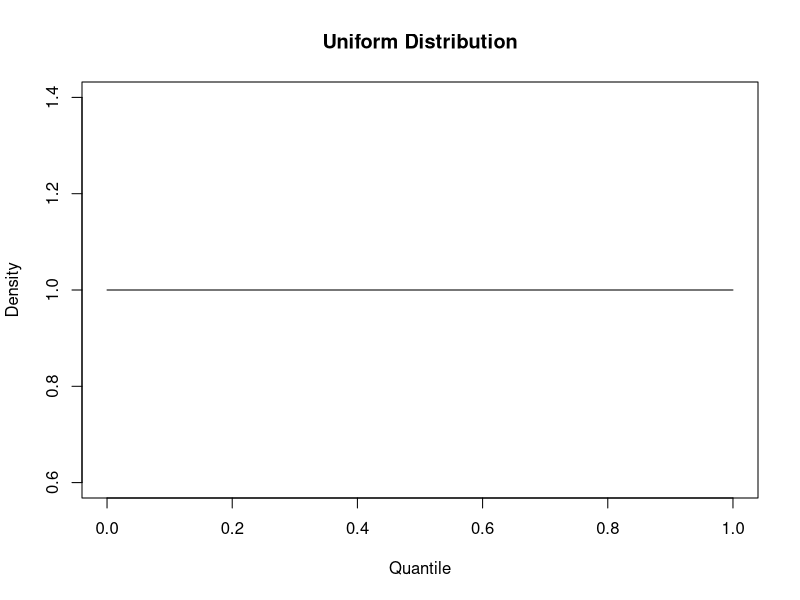
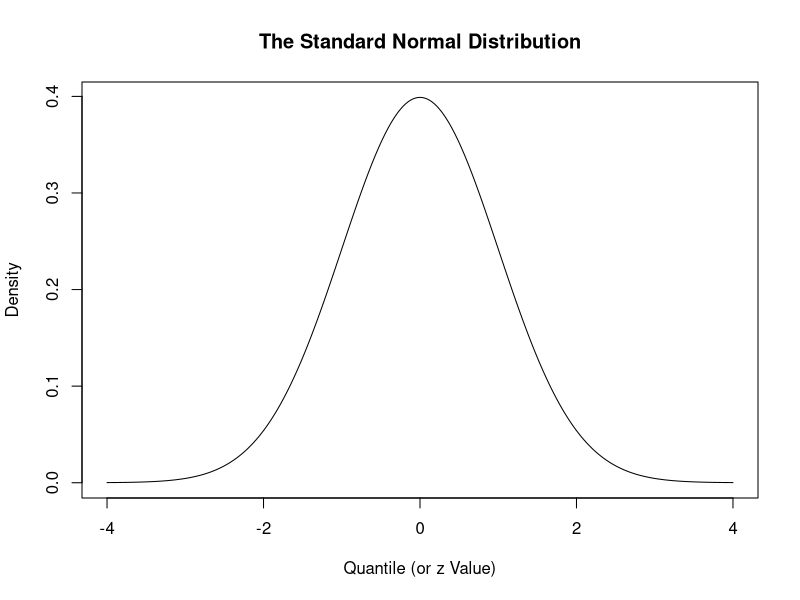
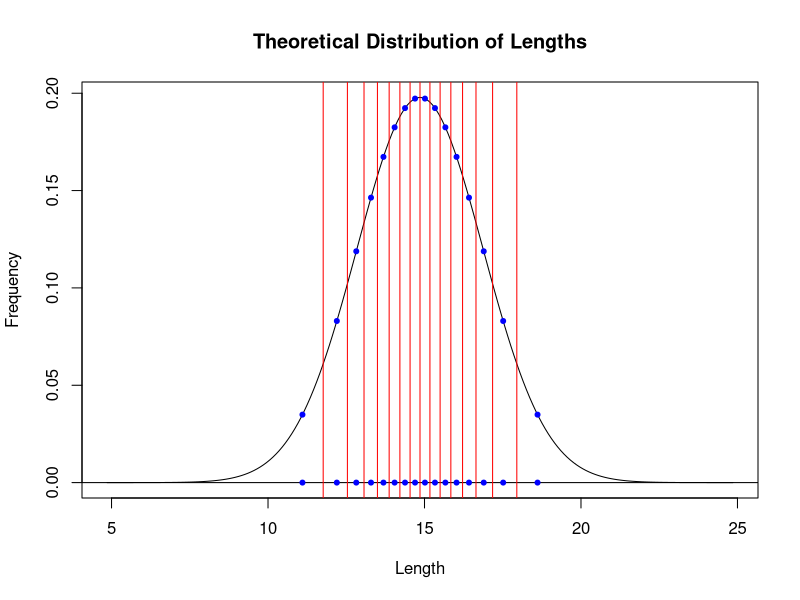
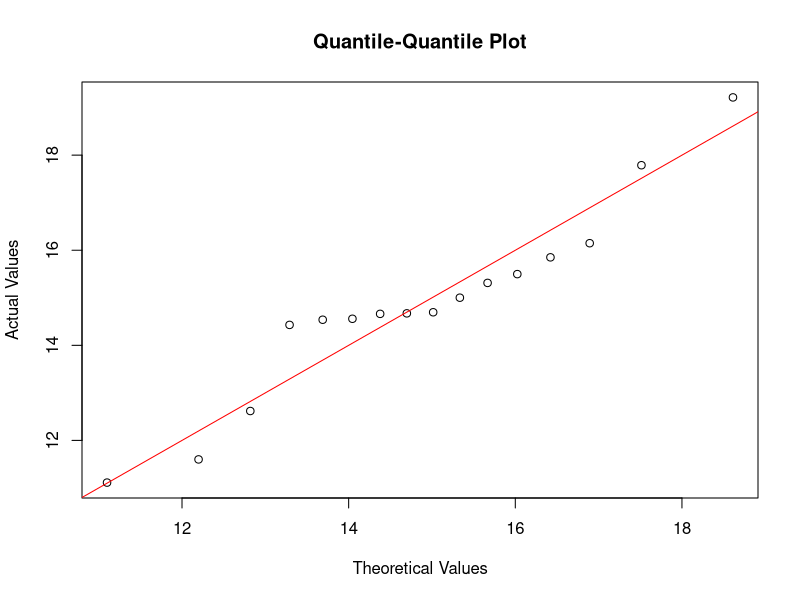
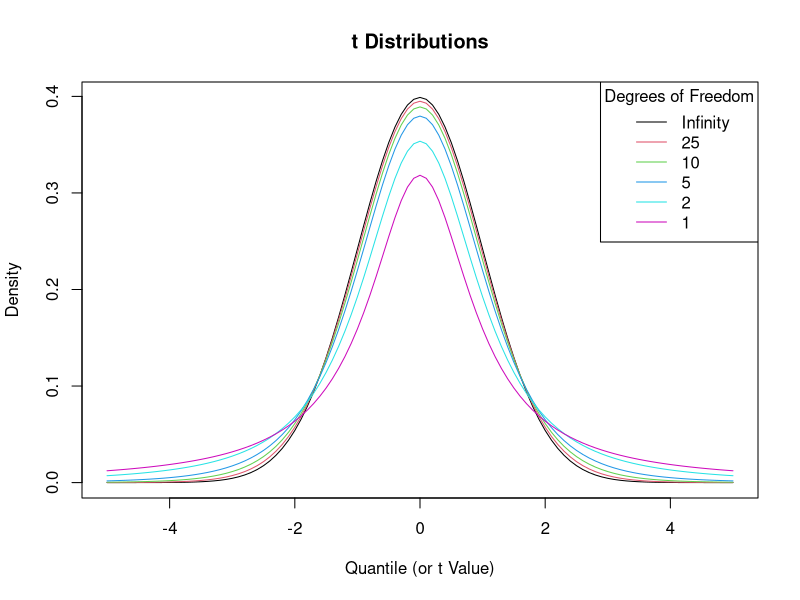
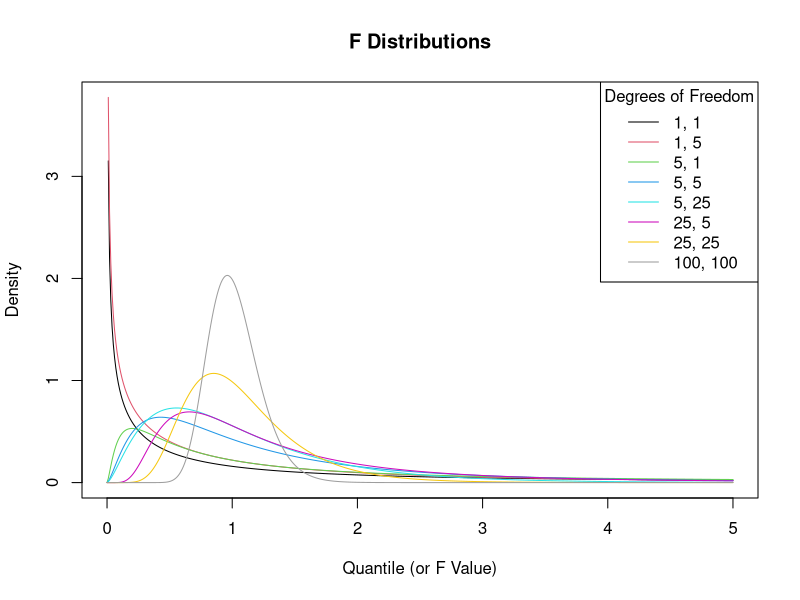
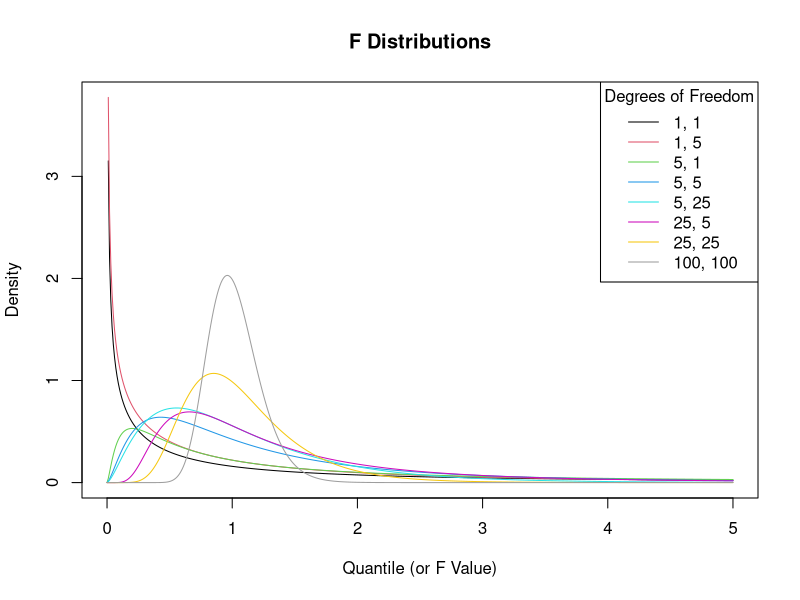
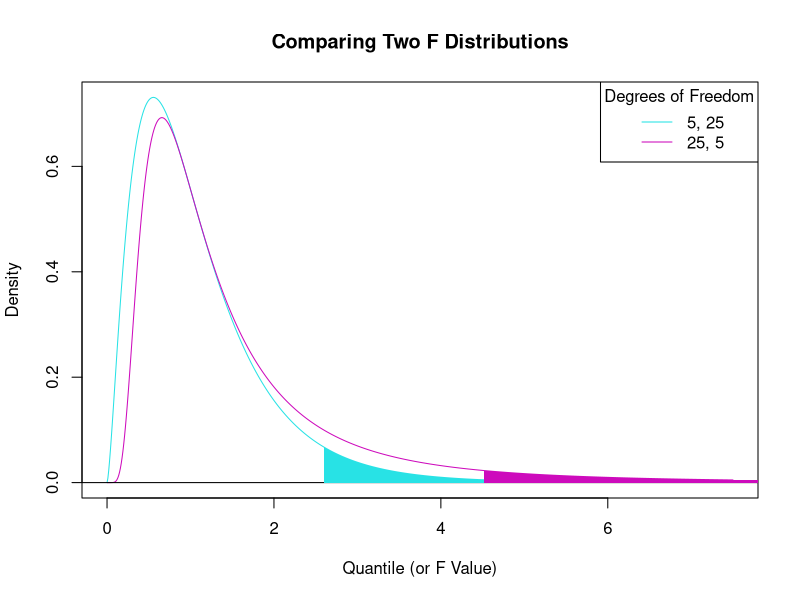

These figures' R source, in order:

# Distributions
# 3-2-2020

# All of these distributions have a total area under
# the curve of one. This is useful because
# probabilities are between 0 and 1. If our data
# follow one of these distributions, we can
# calculate the probability of an observation being
# within a certain range of values based on the
# area under the curve between two x-coordinates.

# The uniform distribution

# Observations from every quantile are equally likely
# under a uniform distribution.

x <- seq(0, 1, 0.01)
Uniform <- dunif(x)
plot(x, Uniform, type = "l", main = "Uniform Distribution",
     xlab = "Quantile", ylab = "Density")

# This distribution isn't too exciting. We'll go over
# density, probability, and quantile functions with the
# normal distribution. Keep in mind that these three
# concepts are applicable to the uniform distribution
# and every other distribution too.

# The normal, or Gaussian, distribution

x <- seq(-4, 4, 0.01)
y <- dnorm(x)
plot(x, y, xlab = "Quantile (or z Value)",
     ylab = "Density",
     main = "The Standard Normal Distribution",
     type = "l")

# The standard normal distribution, or the Z distribution,
# has a mean of 0 and a standard deviation of 1. There are
# many other normal distributions, though, each having
# different means and standard deviations. In other words,
# normal distributions don't have to be centered at zero
# and have a standard deviation of 1. The standard
# normal distribution is a special case of the normal
# distribution for which this is true.

# Normal distributions all have the same area under the
# curve - the area under the curve equals one for all of
# them. This makes it easy to determine probabilities,
# because like these areas under the curve, probabilities
# always sum to one.

# Probability, density, and quantile functions

# All three of these assume the standard normal
# distribution unless you specify otherwise.

# The density function

# You specify the quantile (i.e., the x-value), and
# it returns the density (i.e., the y-value).

dnorm(0)
dnorm(-1.96)
dnorm(50, mean = 48, sd = 2)

# The probability function

# You specify the quantile (i.e., the x-value), and
# it returns the probability (i.e., the area under
# the curve).

pnorm(0)
pnorm(-1.96)
pnorm(0, mean = 1, sd = 5)

# What do these probabilities represent?

# They represent the area under the curve to the left
# of the quantile you specify (in other words, they
# represent the 'lower tail'. If you want to return
# the upper tail, you can do so using another argument.

pnorm(1.96, lower.tail = F)

# This will return the area under the curve to the
# right of the specified quantile.

# The quantile function

# You specify the probability (i.e., the area under the
# curve), and it will return the quantile (i.e., the
# x-value).

qnorm(0.5)
qnorm(0.025)
qnorm(0.025, lower.tail = F)
qnorm(0.01)
qnorm(0.99)

# There is also a random-number-generating function
# that will generate numbers randomly from the normal
# distribution.

rnorm(10)
rnorm(10, 25, 2)

# Converting normally-distributed samples into z scores

# To convert normally-distributed samples into z scores,
# or quantiles from the standard normal distribution,
# we first subtract the mean and then divide by the
# standard deviation.

(Lengths <- rnorm(16, 15, 2.2))
((Lengths - mean(Lengths)) / sd(Lengths))

# This process re-scales your measurements so that the
# mean is zero and the standard deviation is one.

# What is a quantile-quantile plot?

# Let's say you have several measurements that you
# suspect are normally-distributed. We can use the
# 'Lengths' vector we just created.

Lengths

# These measurements have a mean and a standard
# deviation.

(Lengths_Mean <- mean(Lengths))
(Lengths_Standard_Deviation <- sd(Lengths))

# Based on this information, you could construct a
# normal curve that has this mean and this standard
# deviation.

x <- seq(Lengths_Mean - 10, Lengths_Mean + 10, by = 0.1)
y <- dnorm(x, mean = Lengths_Mean, sd = Lengths_Standard_Deviation)
plot(x, y, type = "l", main = "Theoretical Distribution of Lengths",
     xlab = "Length", ylab = "Frequency")
abline(h = 0)

# We have 16 length measurements from this sample.
# Therefore, let's split this curve up into 16
# parts, each part having an equal area under the
# curve.

Area <- 1 / length(Lengths)
for (i in seq_len(length(Lengths) - 1)) {
  abline(v = qnorm(Area * i, mean = Lengths_Mean,
                   sd = Lengths_Standard_Deviation),
         col = "red")
}

# Each of these sections contains it's own median.
# These medians are:

Medians <- NULL
for(i in seq_len(length(Lengths))) {
  Medians[i] <- qnorm(((Area / 2) * ((i * 2) - 1)),
                      mean = Lengths_Mean,
                      sd = Lengths_Standard_Deviation)
}
Medians

# Or, if we look at these on the plot:

points(Medians, dnorm(Medians, mean = Lengths_Mean,
                      sd = Lengths_Standard_Deviation),
       pch = 20, col = "blue")
points(Medians, rep(0, length(Lengths)), pch = 20,
       col = "blue")

# If our measurements truly followed a normal
# distribution that had a mean of

Lengths_Mean

# and a standard deviation of

Lengths_Standard_Deviation

# then our measurements would be exactly these
# medians.

# So, let's plot these medians against our
# measured lengths (after we order them from
# least to greatest).

plot(Medians, sort(Lengths),
     main = "Quantile-Quantile Plot",
     xlab = "Theoretical Values",
     ylab = "Actual Values")
abline(coef = c(0, 1), col = "red")

# This is a quantile-quantile plot. The trendline
# for this plot should be very close to a line
# having a slope of 1 and a y-intercept of 0; if
# it is, then we would say that our measurements
# follow a normal distribution.

# The t distribution

# The t distribution is like the normal distribution,
# but it is based on finite sample sizes (and thus
# degrees of freedom), and thus it is more variable
# than the normal distribution, particularly when
# sample sizes are small.

# A t distribution with infinity degrees of freedom
# is a normal distribution.

x <- seq(-5, 5, 0.1)
Normal <- dnorm(x)
t_Inf <- dt(x, Inf)
all(Normal == t_Inf)
t_25 <- dt(x, 25)
t_10 <- dt(x, 10)
t_5 <- dt(x, 5)
t_2 <- dt(x, 2)
t_1 <- dt(x, 1)
matplot(x, cbind(t_Inf, t_25, t_10, t_5, t_2, t_1),
        type = "l", lty = 1, col = 1:6,
        xlab = "Quantile (or t Value)",
        ylab = "Density", main = "t Distributions")
legend("topright", title = "Degrees of Freedom",
       legend = c("Infinity", "25", "10", "5", "2", "1"),
       col = 1:6, lty = 1)

# The same functions for density, probability, quantile,
# and randomly-generated numbers are available for t
# distributions. In addition to the arguments you had
# to specify for these functions for normal distributions,
# you also have to specify the degrees of freedom.

dt(0, 2)
pt(2, 10)
qt(0.05, 19)

# Celebration of Knowledge # 1:

# Calculate the quantile of an observation that delineates
# the upper 2.5 % of a t distribution with 24 degrees of
# freedom.

qt(0.025, 24, lower.tail = F)
qt(0.975, 24)

# Central Limit Theorem

# No matter what distribution your observations follow,
# if you repeatedly sample a population and calculate
# the means for each of these samples, these means
# will follow a normal distribution.

# This is arguably the most important theorem in all
# of statistics.

# Standard errors are similar to, but different than,
# standard deviations

# The standard error equals the standard deviation
# divided by the square root of the number of
# observations.

# Let's write a function to calculate standard errors
# for us. (R doesn't have a built-in function that
# does this.)

SE_fxn <- function (x) {
  sd(x) / sqrt(length(x))
}

# Here's an example:

# We can use the 'Lengths' vector we created before
# again.

Lengths

# This sample has a standard deviation and a mean.
# (We've already calculated these.)

sd(Lengths)
mean(Lengths)

# The sample's standard error is:

SE_fxn(Lengths)

# Conceptually, the standard error is an estimate
# of how far the sample mean is likely to be from
# the population mean. The more observations you
# take, the more likely the mean you calculate
# will be close to the true population mean.

# Celebration of Knowledge # 2

# When you put error bars on a plot, should you
# use the standard error or the standard
# deviation? Why?

# Answer: you should use twice the standard error.
# This is because if you're trying to show
# differences between groups, it's the means that
# you're trying to prove are different. You don't
# care about individual observations. Furthermore,
# since you probably want to show 95 % confidence
# limits for the mean, you'd multiple the standard
# error by 2. Why? It's because 2 is very close to
# the z score that delineates p = 0.025 in each tail.

qnorm(0.025, lower.tail = F)

# The F distribution

# The F distribution is a ratio of variances.

# Variances are always positive because they are
# calculated as the sums of squared residuals divided
# by the number of observations. Therefore, the
# F distribution cannot be negative since it is the
# ratio of two positive numbers.

x <- seq(0, 5, 0.01)
F_1_1 <- df(x, 1, 1)
F_1_5 <- df(x, 1, 5)
F_5_1 <- df(x, 5, 1)
F_5_5 <- df(x, 5, 5)
F_5_25 <- df(x, 5, 25)
F_25_5 <- df(x, 25, 5)
F_25_25 <- df(x, 25, 25)
F_100_100 <- df(x, 100, 100)
matplot(x, cbind(F_1_1, F_1_5, F_5_1, F_5_5, F_5_25,
                 F_25_5, F_25_25, F_100_100),
        type = "l", lty = 1, col = 1:8,
        xlab = "Quantile (or F Value)", ylab = "Density",
        main = "F Distributions")
legend("topright", title = "Degrees of Freedom",
       legend = c("1, 1", "1, 5", "5, 1", "5, 5",
                  "5, 25", "25, 5", "25, 25", "100, 100"),
       col = 1:8, lty = 1)

# There are two degrees of freedom associated with
# each F distribution. The first is for the numerator
# and the second is for the denominator.

# When we perform an analysis of variance, we look at
# the ratio of between-group variance to within-
# group variance. Thus, the first degrees of freedom
# corresponds with the between-group variance, and
# the second corresponds with the within-group
# variance.

# Using an F distribution with 20 and 21 degrees of
# freedom, calculate the quantile where p = 0.025
# for both the upper and the lower tail. Why are
# these numbers different? They were the same (albeit
# with a different sign) for the normal distribution.

qf(0.025, 20, 21)
qf(0.025, 20, 21, lower.tail = F)

# Celebration of Knowledge # 3

# When performing an analysis of variance, you want
# to know if the variance between groups is
# significantly greater than the variance within
# groups.

# The F distribution is not symmetrical like the
# other distributions we've seen so far.

# Why is it important to make sure that you're looking
# at the upper, and not the lower, tail of the
# distribution when you calculate your critical F
# value?

# Answer: because the between-group variance is the
# numerator of the F statistic, and the within-group
# variance is the denominator of the F statistic.
# Because of this, if the between-group variance is
# significantly greater than the within-group variance,
# you'll be dealing with a ratio that's greater than
# one (remember, the between-group variance is the
# numerator), and thus you will be dealing with the
# upper, not the lower, tail.

# Let's look at this graph again:

matplot(x, cbind(F_1_1, F_1_5, F_5_1, F_5_5, F_5_25,
                 F_25_5, F_25_25, F_100_100),
        type = "l", lty = 1, col = 1:8,
        xlab = "Quantile (or F Value)", ylab = "Density",
        main = "F Distributions")
legend("topright", title = "Degrees of Freedom",
       legend = c("1, 1", "1, 5", "5, 1", "5, 5", "5, 25",
                  "25, 5", "25, 25", "100, 100"), col = 1:8,
       lty = 1)

# Let's zoom in on the turquoise and fuschia curves.

x <- seq(0, 7.5, 0.01)
F_5_25 <- df(x, 5, 25)
F_25_5 <- df(x, 25, 5)
matplot(x, cbind(F_5_25, F_25_5), type = "l", lty = 1,
        col = 5:6, xlab = "Quantile (or F Value)",
        ylab = "Density", main = "Comparing Two F Distributions")
legend("topright", title = "Degrees of Freedom",
       legend = c("5, 25", "25, 5"), col = 5:6, lty = 1)
abline(h = 0)

# The turquoise curve represents an F test where there
# were 6 groups and 26 observations in each group
# (hence the 5 and 25 degrees of freedon). Thus, we
# have lots of observations within each group, and our
# standard errors will be smaller. Therefore, group
# means don't have to be far apart to be significantly
# different.

# On the other hand, the fuschia curve represents
# an F test where there were 26 groups and 6
# observations within each group. Thus, we have fewer
# observations in each group, and our standard errors
# will be larger, meaning that group means will have
# to be relatively far apart to be significantly
# different.

# What does this mean in relation to the curves on the
# plot?

# Look at the upper tails. Notice that the fuschia
# curve is above the turquoise curve in the upper tail.
# The turquoise curve approaches zero much more quickly
# than the fuschia curve. Imagine finding the quantile,
# or F value, that delineates p = 0.025 in both of the
# upper tails. This F value would be greater for the
# fuschia curve.

polygon(x = c(qf(0.05, 5, 25, lower.tail = F),
              x[findInterval(qf(0.05, 5, 25, lower.tail = F),
                             x):length(x)], length(x)),
        y = c(0, F_5_25[findInterval(qf(0.05, 5, 25, lower.tail = F),
                                     x):length(F_5_25)], 0), col = 5,
        border = NA)
polygon(x = c(qf(0.05, 25, 5, lower.tail = F),
              x[findInterval(qf(0.05, 25, 5, lower.tail = F),
                             x):length(x)], length(x)),
        y = c(0, F_25_5[findInterval(qf(0.05, 25, 5, lower.tail = F),
                                     x):length(F_25_5)], 0), col = 6,
        border = NA)

# Therefore, when you have more observations in each
# group, it's easier to find significant differences
# between groups: the ratio of between-group variance
# to within-group variance must be

qf(0.05, 25, 5, lower.tail = F)

# 4.52 to confidently state that that there are
# differences between groups when you only have 6
# observations within each group and 26 groups, but the
# ratio of between-group variance to within-group
# variance only needs to be

qf(0.05, 5, 25, lower.tail = F)

# 2.60 to confidently state that that there are
# differences between groups when you have 26
# observations within each group and 6 groups.

# The chi-squared distribution

# Let's start with an example. We want to know
# if a 6-sided die is fair, so we roll it 96
# times. If it were fair, each side would, in
# theory, be rolled up 16 times. In practice,
# though, this doesn't always happen. Let's
# pretend that we rolled this die 96 times
# and got the following results:

Number <- 1:6
Expected <- rep(16, 6)
Observed_1 <- c(13, 10, 22, 18, 19, 14)
(Die_Data_1 <- data.frame(Number = Number,
                          Expected = Expected,
                          Observed = Observed_1))

# Based on the data we got, how sure are we that
# this die is fair? It seemed to preferentially
# result in a 3, a 4, and a 5.

# To answer this question, we will use a chi-
# square test.

# Let's first calculate the square of the
# differences between the observed and the
# expected values, relativized by the
# expected values.

Die_Data_1$Chi_Square <- with(Die_Data_1,
                              ((Observed - Expected) / Expected) ^ 2)

# Our chi-square test statistic is simply the
# sum of these values.

(Chi_Square_Test_Statistic_1 <- sum(Die_Data_1$Chi_Square))

# Let's look at the chi-square distribution for
# this test, which has 5 degrees of freedom.

x <- seq(0, 20, by = 0.1)
y <- dchisq(x, 5)
plot(x, y, type = "l",
     main = "Chi-Square Distribution\nfor 5 Degrees of Freedom",
     xlab = expression(paste("Quantile, or ", chi ^ 2)),
     ylab = "Density")
abline(h = 0)

# Let's plot the chi-square test statistic we got
# on this plot.

abline(v = Chi_Square_Test_Statistic_1, col = 2)

# Clearly, this line is nowhere near the upper
# tail of this distribution, so it is very
# unlikely that this die is not fair.

# Just to be totally clear, let's plot the
# region on this distribution that corresponds
# to a probability of 0.05 in the upper tail.

polygon(x = c(qchisq(0.05, 5, lower.tail = F),
              x[findInterval(qchisq(0.05, 5, lower.tail = F),
                             x):length(x)], length(x)),
        y = c(0, y[findInterval(qchisq(0.05, 5, lower.tail = F),
                                x):length(y)], 0), col = 3,
        border = NA)

# It's pretty obvious that our calculated chi-
# square test statistic does not fall in this
# shaded region, so we can confidently say that
# this die is fair. Our chi-square test statistic
# is very small, which means that our observed
# values were not very different from our
# expected values. In fact, there is a 0.4 %
# chance that this die isn't fair:

pchisq(Chi_Square_Test_Statistic_1, 5)

# To figure this out, I just calculated the area
# under this chi-square distribution to the left
# of our calculated chi-square test statistic.

# What if we ran this test and got very different
# results?

Number <- 1:6
Expected <- rep(16, 6)
Observed_2 <- c(3, 3, 4, 5, 2, 79)
(Die_Data_2 <- data.frame(Number = Number,
                          Expected = Expected,
                          Observed = Observed_2))

# Clearly, this die favors the number 6.

Die_Data_2$Chi_Square <- with(Die_Data_2,
                              ((Observed - Expected) / Expected) ^ 2)
(Chi_Square_Test_Statistic_2 <- sum(Die_Data_2$Chi_Square))

# Let's check out what this looks like graphically.

x <- seq(0, 20, by = 0.1)
y <- dchisq(x, 5)
plot(x, y, type = "l",
     main = "Chi-Square Distribution\nfor 5 Degrees of Freedom",
     xlab = "Quantile", ylab = "Density")
abline(h = 0)
abline(v = Chi_Square_Test_Statistic_2, col = 2)
polygon(x = c(qchisq(0.05, 5, lower.tail = F),
              x[findInterval(qchisq(0.05, 5, lower.tail = F),
                             x):length(x)], length(x)),
        y = c(0, y[findInterval(qchisq(0.05, 5, lower.tail = F),
                                x):length(y)], 0), col = 3,
        border = NA)

# We can confidently say that this die is not
# fair. The chi-square test statistic is large,
# meaning that observed and expected values are
# very different. In fact, there is a 99.8 % 
# percent chance that this die isn't fair:

pchisq(Chi_Square_Test_Statistic_2, 5)

# To figure this out, I just calculated the area
# under this chi-square distribution to the left
# of our calculated chi-square test statistic.

# If you haven't noticed yet, the same types of
# functions are available for this distribution.

dchisq(2, 9)
pchisq(10, 5, lower.tail = F)
qchisq(0.05, 11)
rchisq(20, 14)

# Contingency tables

# If we studied graduate student use of Dimond
# Library, we might have collected data that look
# like these data.

Never <- c(42, 76)
Once_a_Semester <- c(11, 31)
Once_a_Week <- c(22, 9)
Every_Day <- c(24, 3)
Contingency_Table <- data.frame(Never = Never,
                                Once_a_Semester = Once_a_Semester,
                                Once_a_Week = Once_a_Week,
                                Every_Day = Every_Day)
rownames(Contingency_Table) <- c("Masters", "Doctoral")
View(Contingency_Table)

# We can calculate row and column sums to look
# at library usage within groups and across
# groups.

Contingency_Table$Total <- rowSums(Contingency_Table)
Contingency_Table <- rbind(Contingency_Table,
                           colSums(Contingency_Table))
rownames(Contingency_Table)[nrow(Contingency_Table)] <- "Total"
View(Contingency_Table)

# You could imagine a more complicated
# contingency table that could be three-
# dimensional if we also broke the data down
# by which program or college these graduate
# students were in.

# For now, let's run a chi-square test to see
# if anything interesting is going on with this
# data.

# We have our observed values, but the next
# question is: what do we use for expected values?

# There's a neat trick we can do using row and
# column sums, and using the total number of
# participants, to generate expected values.
# Here's the formula:

# Expected value =
# (row sum * column sum) / total number of participants

# For example, the expected value for the first
# cell is:

Contingency_Table[nrow(Contingency_Table),
                  1] * Contingency_Table[1,
                                         ncol(Contingency_Table)] / Contingency_Table[nrow(Contingency_Table),
                                                                                      ncol(Contingency_Table)]

# We can generate all of our 'expected' values
# at once like this (after we first get rid of
# the column of row sums and the row of column
# sums - we need to only use the original
# contingency data that only contained observed
# values):

Contingency_Table <- as.matrix(Contingency_Table[seq_len(nrow(Contingency_Table) - 1),
                                                 seq_len(ncol(Contingency_Table) - 1)])
chisq.test(Contingency_Table)$expected

# This function will perform the chi-square
# test for us, too:

chisq.test(Contingency_Table)

# Why are there 3 degrees of freedom for this
# chi-square test? There are 8 cells, so
# shouldn't there be 7 degrees of freedom?

# We assign degrees of freedom by rows and by
# columns. Since there are 2 rows, there is 1
# degree of freedom for degree (masters or
# doctoral), and there are 3 degrees of freedom
# for library visit frequency. 3 times 1 equals
# 1; hence, this contingency table has 3 degrees
# of freedom.

# Going beyond

# There are many, many, many different distributions.

# Which one makes the most sense, conceptually, for
# your data?

par(mfrow = c(3, 1))

x <- seq(0, 4, 0.01)
Weibull_1 <- dweibull(x, shape = 1)
Weibull_2 <- dweibull(x, shape = 2)
Weibull_3 <- dweibull(x, shape = 3)
matplot(x, cbind(Weibull_1, Weibull_2, Weibull_3),
        main = "Weibull Distributions", type = "l",
        xlab = "Quantile", ylab = "Density")

x <- seq(0, 4, 0.01)
Lognormal <- dlnorm(x)
plot(x, Lognormal, type = "l",
     main = "Lognormal Distribution",
     xlab = "Quantile", ylab = "Density")

x <- seq(0, 4, 0.01)
Logistic <- dlogis(x)
plot(x, Logistic, type = "l",
     main = "Logistic Distribution",
     xlab = "Quantile", ylab = "Density")

par(mfrow = c(1, 1))
